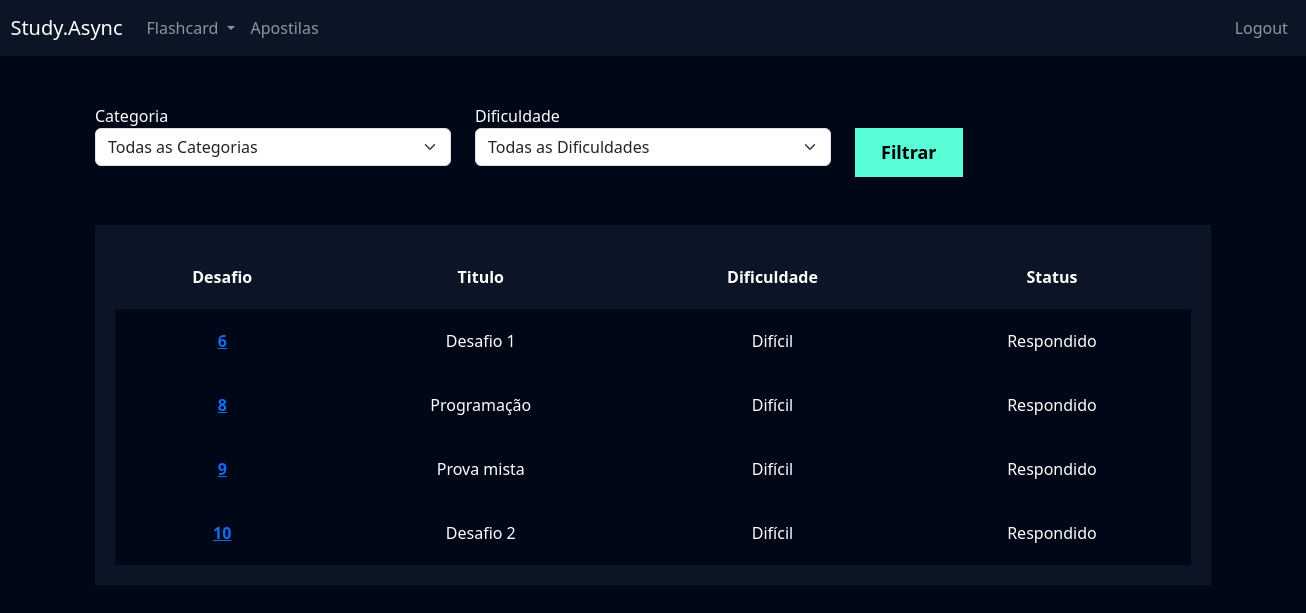
The page /flashcard/listar_desafio/ (signed in) on the database as committed earlier.
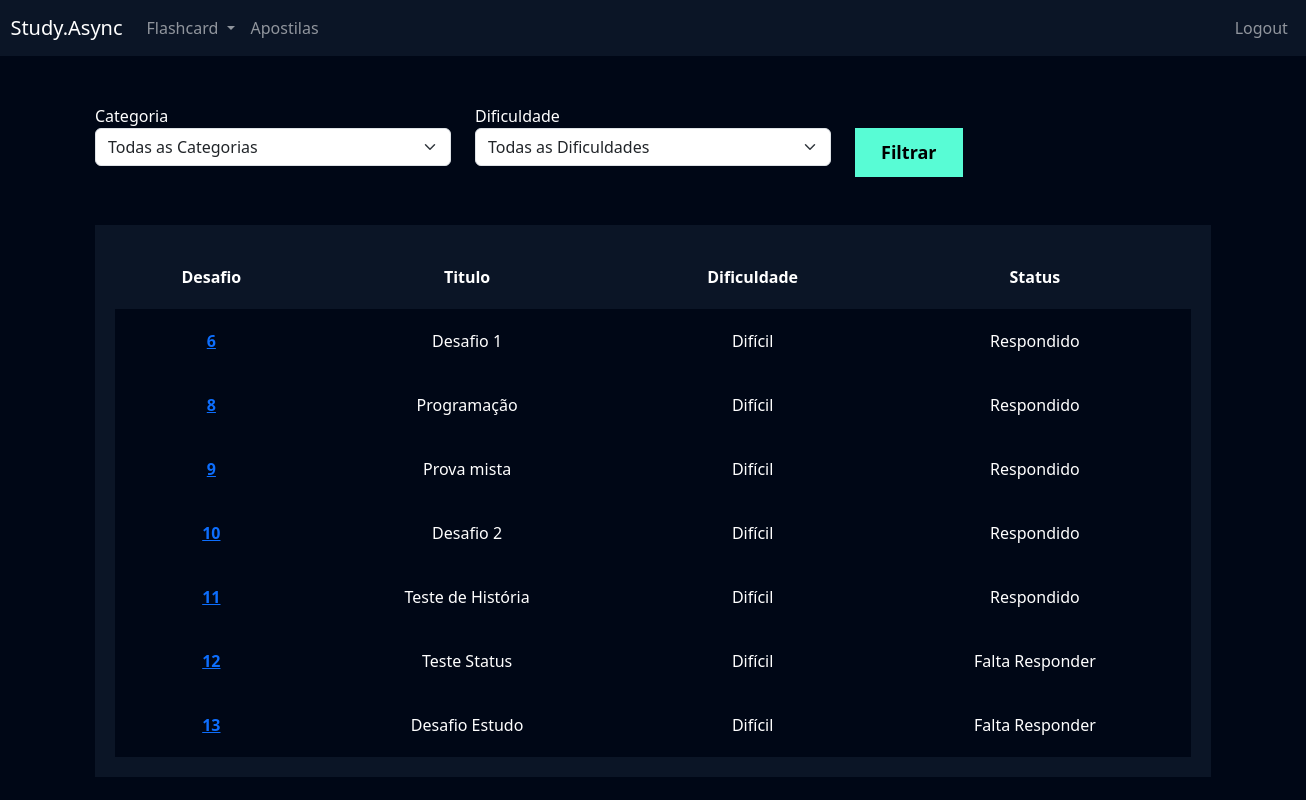
The same page on the database as committed later.
### flashcard/models.py (models this page shows, shortened)
class Desafio(models.Model):
    user = models.ForeignKey(User, on_delete=models.DO_NOTHING)
    titulo = models.CharField(max_length=100)
    categoria = models.ManyToManyField(Categoria) #Many to Many é relação de muitos para muitos
    quantidade_perguntas = models.IntegerField()
    dificuldade = models.CharField(
    max_length=1, choices=Flashcard.DIFICULDADE_CHOICES
    )
    flashcards = models.ManyToManyField(FlashcardDesafio)
    def status(self):
        if self.quantidade_perguntas == self.flashcards.filter(respondido=True).count():
            return "Respondido"
        elif self.quantidade_perguntas > self.flashcards.filter(respondido=True).count():
            return "Falta Responder"

### flashcard/views.py (the view)
# urls.py: path('listar_desafio/', views.listar_desafio, name='listar_desafio'),
def listar_desafio(request):
    if request.method == "GET":
        desafios = Desafio.objects.filter(user=request.user)
        categorias = Categoria.objects.all()
        dificuldades = Flashcard.DIFICULDADE_CHOICES
        categoria_filtrar = request.GET.get('categoria')
        dificuldade_filtrar = request.GET.get('dificuldade')
        if categoria_filtrar:
            desafios = desafios.filter(categoria__id=categoria_filtrar)
        if dificuldade_filtrar:
            desafios = desafios.filter(dificuldade=dificuldade_filtrar)
        return render(request, 'listar_desafio.html', {'desafios': desafios, 'categorias': categorias, 'dificuldades': dificuldades})

### flashcard/models.py (called while the page is built)
    def __str__(self):
        return self.nome

### flashcard/templates/listar_desafio.html (shortened to what this page needs)
{% extends "base.html" %}
{% load static %}
{% block 'cabecalho' %}
    <link href="{% static 'usuarios/css/cadastro.css' %}" rel="stylesheet">
    <link href="{% static 'flashcard/css/novo_flashcard.css' %}" rel="stylesheet">
    <link href="{% static 'flashcard/css/iniciar_desafio.css' %}" rel="stylesheet">
    <link href="{% static 'flashcard/css/desafio.css' %}" rel="stylesheet">
    <link href='https://unpkg.com/boxicons@2.1.4/css/boxicons.min.css' rel='stylesheet'>
{% endblock 'cabecalho' %}
{% block 'conteudo' %}
    {% include "partials/header.html" %}
    <div class="container">
        <br>
        <br>
        <div class="row">
            <div class="col-md">
                <form action="{% url 'listar_desafio'%}" method="GET">{% csrf_token %}
                <label for="">Categoria</label>
                <select name="categoria" class="form-select">
                    <option value="">Todas as Categorias</option>
                </select>
            </div>
            <div class="col-md">
                <label for="">Dificuldade</label>
                <select name="dificuldade" class="form-select">
                    <option value="">Todas as Dificuldades</option>
                </select>
            </div>
            <div class="col-md">
                <br>
                <input type="submit" value="Filtrar" class="btn-cadastro">
            </div>
        </div>
        <br>
        <br>
        <div class="box-listar">
            <table>
                <thead>
                    <tr>
                        <th scope="col">Desafio</th>
                        <th scope="col">Titulo</th>
                        <th scope="col">Dificuldade</th>
                        <th scope="col">Status</th>
                    </tr>
                </thead>
                <tbody>
                    {% for desafio in desafios %}
                    <tr class="linha">
                        <th><a href="{% url 'desafio' desafio.id %}">{{desafio.id}}</a></th>
                        <td>{{desafio.titulo}}</td>
                        <td>{{desafio.get_dificuldade_display}}</td>
                        <td>{{desafio.status}}</td>
                    </tr>
                    {% endfor %}
                </tbody>
            </table>
        </div>
    </div>
{% endblock 'conteudo' %}

### templates/base.html (shortened to what this page needs)
{% load static %}
<!doctype html>
    <html lang="en">
        <head>
            <link href="https://cdn.jsdelivr.net/npm/bootstrap@5.3.2/dist/css/bootstrap.min.css" rel="stylesheet">
            <link rel="stylesheet" href="{% static 'geral/css/base.css' %}">
            {% block 'cabecalho' %} {% endblock %}
            </head>
        <body>
            {% block 'conteudo' %}
            {% endblock %}
        </body>
    </html>

### templates/partials/header.html (shortened to what this page needs)
<nav style="background-color: var(--main-color)" class="navbar navbar-expand-lg navbar-dark">
    <a class="navbar-brand" href="#">&nbsp&nbspStudy.Async</a>
    <div class="collapse navbar-collapse" id="navbarNav">
        <ul class="navbar-nav">
            <li class="nav-item dropdown">
                <a class="nav-link dropdown-toggle" href="#" id="navbarDropdown" role="button" data-bs-toggle="dropdown" aria-expanded="false">
                    Flashcard
                </a>
            </li>
            <li class="nav-item">
                <a class="nav-link" href="{% url 'adicionar_apostilas' %}">Apostilas</a>
            </li>
            <li class="nav-item" style="margin-left: 900px">
                <a class="nav-link" href="{% url 'logout' %}">Logout</a>
            </li>
        </ul>
    </div>
</nav>

### templates/static/geral/css/base.css (style rules this page uses)
:root { --main-color: #0b1526; --dark-color: #000716; --secondary-dark-color: rgb(15, 2, 26); --light-color: #00c1f3; --contrast-color: #f4c96b; --differential-color: #58fcd5; }
body { background-color: var(--dark-color) !important; color: white !important; }

### templates/static/usuarios/css/cadastro.css (style rules this page uses)
* { margin: 0; padding: 0; }
.btn-cadastro { padding: 10px; background-color: #58fcd5; border: none; border: 1px solid #58fcd5; font-size: 18px; font-weight: bold; padding-left: 25px; padding-right: 25px; }

### templates/static/flashcard/css/desafio.css (style rules this page uses)
.box-listar { background-color: #0b1526; padding: 20px; }
table { width: 100%; padding: 20px; text-align: center; }
.linha { height: 40px; background-color: var(--dark-color); padding: 20px; }
td, th { padding: 20px; }
tr { background-color: var(--main-color); }

Rows that differ between the two databases and show on the page:
added Desafio: id "11", titulo "Teste de História", dificuldade "Difícil", status "Respondido"
added Desafio: id "12", titulo "Teste Status", dificuldade "Difícil", status "Falta Responder"
added Desafio: id "13", titulo "Desafio Estudo", dificuldade "Difícil", status "Falta Responder"
